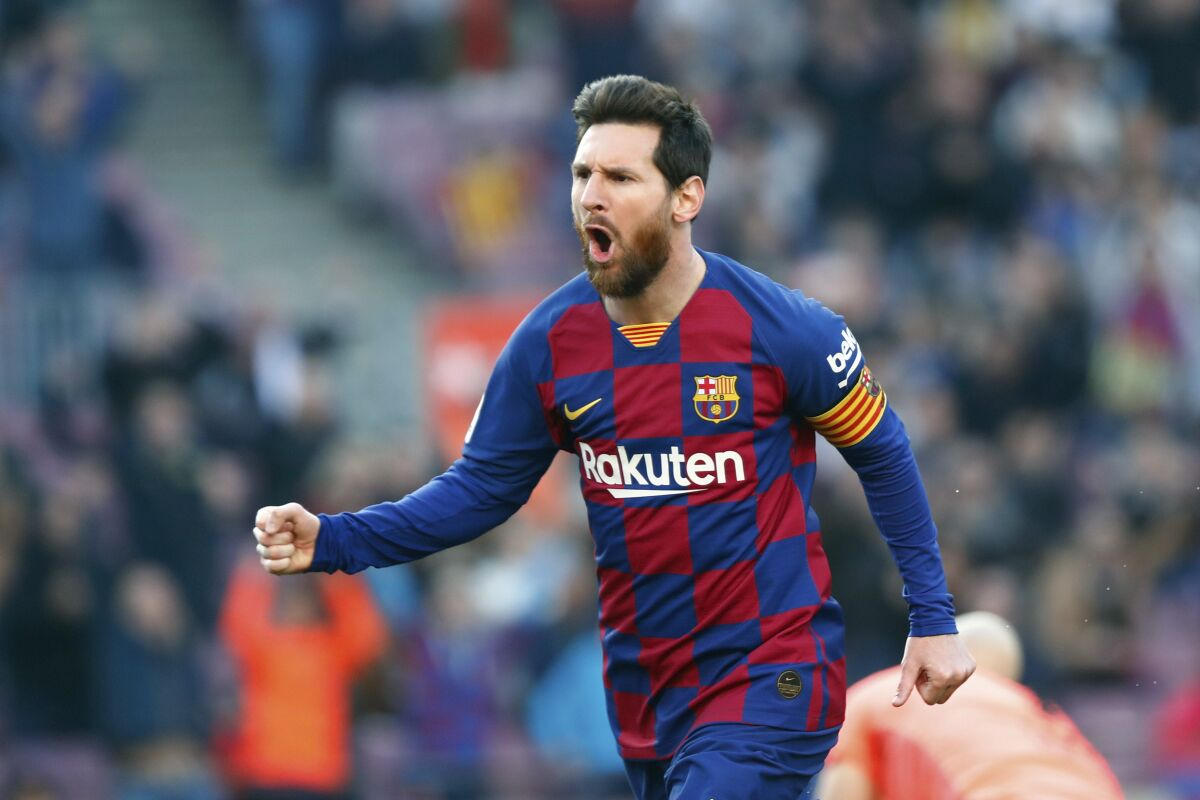
#> input picture sports/face_recognition_app/dataset/lionel messi/_urlhttps_3A_2F_2Fcalifornia-times-brightspot.s3.amazonaws.com_2F87_2Fdf_2Ff1b51734478e98b023b4871deefd_2Fvirus-outbreak-spain-soccer-restart-01706.jpg, 1200 x 800 px; its folder holds only this picture in this run
$ python -i util.py   (imports and definitions only)
#> lines starting #> are read from the running program, lines starting #| are printed output that depends on the picture
# util.py
import os
import numpy as np
import cv2
import pywt
import joblib
import json

# -------------------
# Global variables
# -------------------
__model = None
__class_name_to_number = {}
__class_number_to_name = {}

# -------------------
# Wavelet transformation
# -------------------
def w2d(img, mode='haar', level=1):
    imArray = cv2.cvtColor(img, cv2.COLOR_BGR2GRAY)
    imArray = np.float32(imArray) / 255.0
    coeffs = pywt.wavedec2(imArray, mode, level=level)
    coeffs_H = list(coeffs)
    coeffs_H[0] *= 0  # zero out approximation coefficients
    imArray_H = pywt.waverec2(coeffs_H, mode)
    imArray_H = np.uint8(imArray_H * 255)
    return imArray_H

# -------------------
# Load model + class dict
# -------------------
def load_saved_artifacts():
    global __model, __class_name_to_number, __class_number_to_name

    # Calculate absolute paths
    base_dir = os.path.dirname(os.path.abspath(__file__))
    model_dir = os.path.join(base_dir, 'ml_model')
    dict_path = os.path.join(model_dir, 'class_dictionary.json')
    model_path = os.path.join(model_dir, 'saved_model.pkl')

    # Load class dictionary
    if not os.path.exists(dict_path):
        raise FileNotFoundError(f"Missing: {dict_path}")
    with open(dict_path, 'r') as f:
        __class_name_to_number = json.load(f)
        __class_number_to_name = {v: k for k, v in __class_name_to_number.items()}

    # Load the trained model
    if __model is None:
        if not os.path.exists(model_path):
            raise FileNotFoundError(f"Missing: {model_path}")
        __model = joblib.load(model_path)

# -------------------
# Classify an image from path
# -------------------
def classify_image(image_path):
    if not os.path.exists(image_path):
        return "Invalid image path"

    img = cv2.imread(image_path)
#> img is the input picture: shape (800, 1200, 3); mean B, G, R 103.9, 90.5, 93.7
    if img is None:
        return "Failed to load image."

    # Face detection using Haar cascade
    face_cascade = cv2.CascadeClassifier(
        cv2.data.haarcascades + "haarcascade_frontalface_default.xml"
    )
    gray = cv2.cvtColor(img, cv2.COLOR_BGR2GRAY)
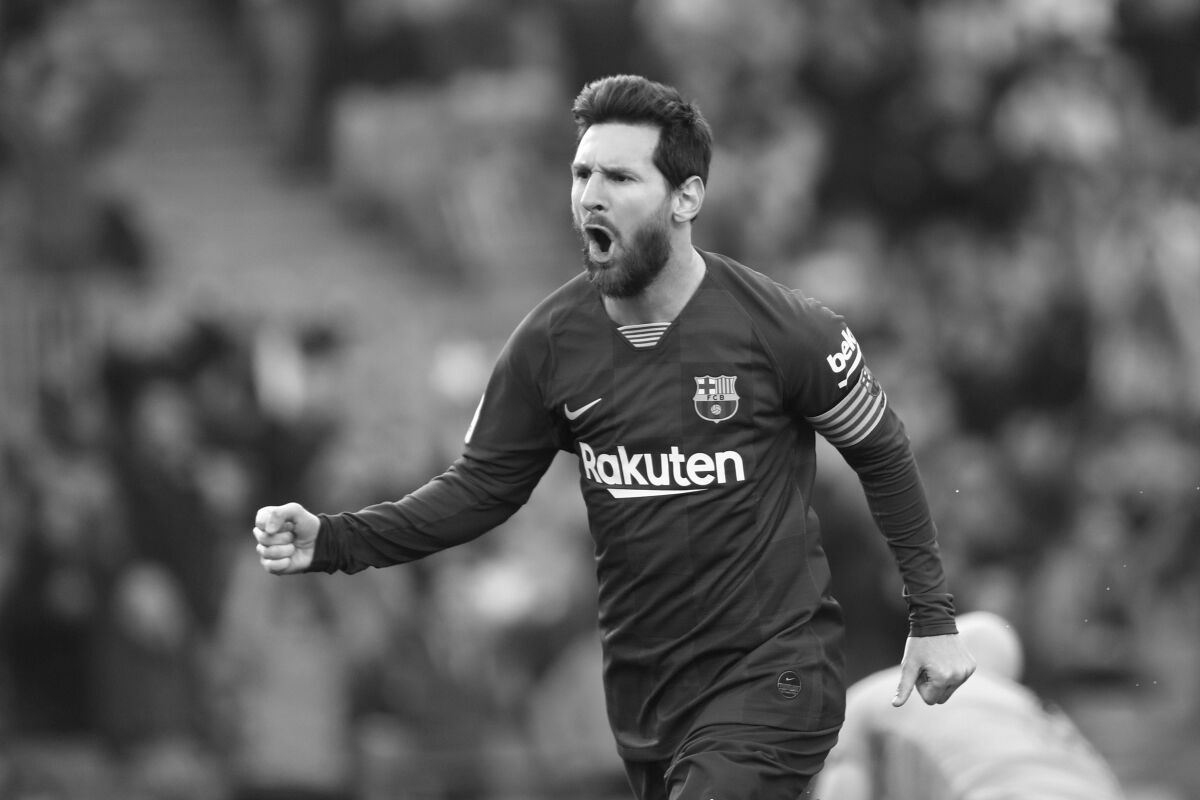
#> gray: shape (800, 1200); min 2, max 255, mean 93
    faces = face_cascade.detectMultiScale(gray, 1.3, 5)
#> faces = [[543, 130, 116, 116]]
    if len(faces) == 0:
        return "No face detected"

    # Crop the first detected face
    x, y, w, h = faces[0]
#> x = 543; y = 130; w = 116; h = 116
    roi = img[y:y+h, x:x+w]
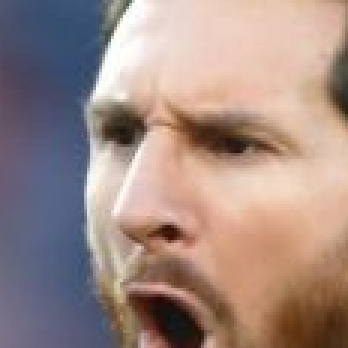
#> roi: shape (116, 116, 3) (shown 3 times larger); mean B, G, R 132.6, 139.1, 161.2

    # Feature extraction
    try:
        raw_resized = cv2.resize(roi, (32, 32))
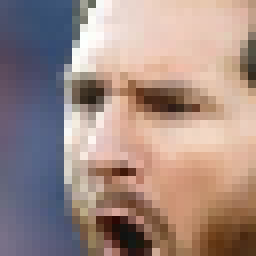
#> raw_resized: shape (32, 32, 3) (shown 8 times larger); mean B, G, R 132.5, 139.1, 161.2
        wav_img = w2d(roi, mode='db1', level=5)
#> in w2d, `imArray = cv2.cvtColor(img, cv2.COLOR_BGR2GRAY)`:
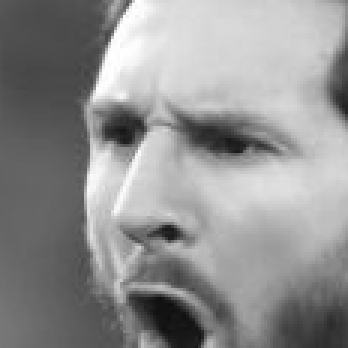
#> imArray: shape (116, 116) (shown 3 times larger); min 16, max 255, mean 145
#> in w2d, `coeffs = pywt.wavedec2(imArray, mode, level=level)`: coeffs = 6 items
#> in w2d, `imArray_H = pywt.waverec2(coeffs_H, mode)`:
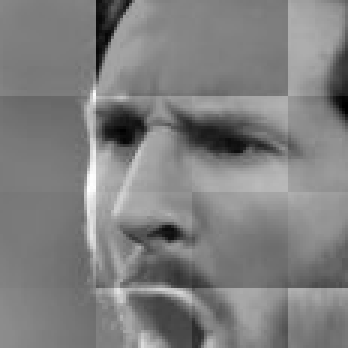
#> imArray_H: shape (116, 116) float32 (shown 3 times larger); min -0.568, max 0.581, mean 0.0073; drawn with min black and max white
#> in w2d, `imArray_H = np.uint8(imArray_H * 255)`:
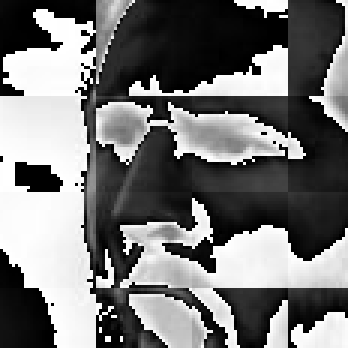
#> imArray_H: shape (116, 116) (shown 3 times larger); min 0, max 255, mean 117.6
        wav_resized = cv2.resize(wav_img, (32, 32))
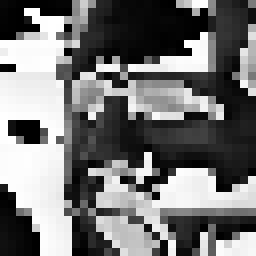
#> wav_resized: shape (32, 32) (shown 8 times larger); min 0, max 255, mean 116.1

        combined = np.vstack((
            raw_resized.reshape(32*32*3, 1),
            wav_resized.reshape(32*32, 1)
        )).reshape(1, 4096).astype(float)

        prediction_num = __model.predict(combined)[0]
        return __class_number_to_name.get(prediction_num, "Unknown")
    except Exception as e:
        return f"Error during classification: {e}"

# -------------------
# Initialization for Django apps
# -------------------
# Load artifacts immediately when imported
# [5 lines not run here, left out]

>>> result = classify_image('dataset/lionel messi/_urlhttps_3A_2F_2Fcalifornia-times-brightspot.s3.amazonaws.com_2F87_2Fdf_2Ff1b51734478e98b023b4871deefd_2Fvirus-outbreak-spain-soccer-restart-01706.jpg')
